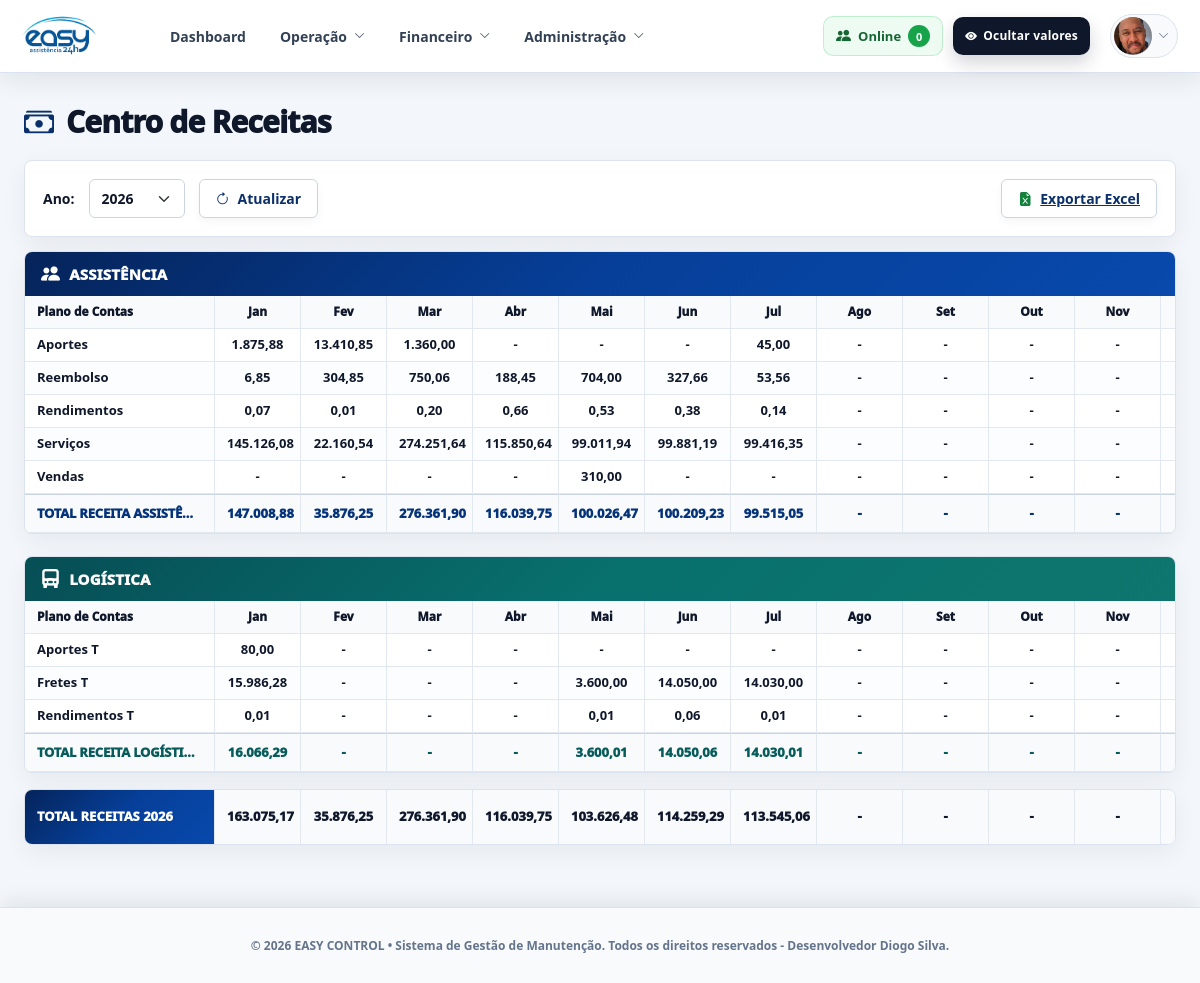
Screenshot of /gestao/centro-receitas (signed in) with the database file from the repository.
### models/conta_receber_importada.py (models this page shows)
class ContaReceberImportada(db.Model):
    __tablename__ = "contas_receber_importadas"
    id = db.Column(db.Integer, primary_key=True)
    numero_fatura = db.Column(db.String(50))
    cliente = db.Column(db.String(200))
    telefone = db.Column(db.String(80))
    email = db.Column(db.String(180))
    plano_contas = db.Column(db.String(150))
    categoria = db.Column(db.String(150))
    setor = db.Column(db.String(40))
    cobranca = db.Column(db.String(100))
    data_documento = db.Column(db.DateTime)
    data_vencimento = db.Column(db.DateTime)
    data_pagamento = db.Column(db.DateTime)
    valor = db.Column(db.Numeric(12, 2), default=0)
    juros = db.Column(db.Numeric(12, 2), default=0)
    total = db.Column(db.Numeric(12, 2), default=0)
    pago = db.Column(db.Boolean, default=False)
    status = db.Column(db.String(30), default="PENDENTE")
    observacoes = db.Column(db.Text)
    mes = db.Column(db.Integer)
    ano = db.Column(db.Integer)
    chave_conciliacao = db.Column(db.String(255), index=True)
    origem_importacao = db.Column(db.String(50), default="VENCIMENTO")
    importado_em = db.Column(db.DateTime, default=datetime.utcnow)

### routes/gestao.py (the view)
@gestao_bp.route("/centro-receitas")
@gestao_required
def centro_receitas():
    hoje = datetime.now()
    ano = request.args.get("ano", type=int) or hoje.year
    contas = contas_recebidas_centro_receitas_query(ano).all()
    meses_ativos = set()
    for conta in contas:
        mes_ref, ano_ref = mes_referencia_centro_receitas(conta)
        if ano_ref == ano and mes_ref:
            meses_ativos.add(mes_ref)
    meses_com_movimento = len(meses_ativos)
    linhas = montar_linhas_centro_receitas(contas, meses_com_movimento)
    linhas_assistencia = [l for l in linhas if l["setor"] == "ASSISTÊNCIA"]
    linhas_logistica = [l for l in linhas if l["setor"] == "LOGÍSTICA"]
    total_assistencia = somar_linhas_centro_receitas(linhas_assistencia, meses_com_movimento)
    total_logistica = somar_linhas_centro_receitas(linhas_logistica, meses_com_movimento)
    total_geral = somar_linhas_centro_receitas(linhas, meses_com_movimento)
    maior_conta = max(linhas, key=lambda x: x["total"], default=None)
    anos_disponiveis = set()
    for conta in contas_recebidas_centro_receitas_query().all():
        _, ano_ref = mes_referencia_centro_receitas(conta)
        if ano_ref:
            anos_disponiveis.add(ano_ref)
    if ano not in anos_disponiveis:
        anos_disponiveis.add(ano)
    nomes_meses = {
        1: "Jan", 2: "Fev", 3: "Mar", 4: "Abr",
        5: "Mai", 6: "Jun", 7: "Jul", 8: "Ago",
        9: "Set", 10: "Out", 11: "Nov", 12: "Dez",
    }
    return render_template(
        "gestao/centro_receitas.html",
        ano=ano,
        anos_disponiveis=sorted(anos_disponiveis, reverse=True),
        meses=range(1, 13),
        nomes_meses=nomes_meses,
        meses_com_movimento=meses_com_movimento,
        linhas_assistencia=linhas_assistencia,
        linhas_logistica=linhas_logistica,
        total_assistencia=total_assistencia,
        total_logistica=total_logistica,
        total_geral=total_geral,
        maior_conta=maior_conta,
        formatar_moeda_br=formatar_moeda_br,
        formatar_numero_br=formatar_numero_br,
    )

### routes/gestao.py (called while the page is built, shortened)
def dinheiro(valor):
    if valor is None:
        return 0
    if isinstance(valor, Decimal):
        return float(valor)
    if isinstance(valor, (int, float)):
        return float(valor)

def normalizar_texto(valor):
    if not valor:
        return None
    return str(valor).strip().upper()

def data_para_date(valor):
    if not valor:
        return None
    if isinstance(valor, datetime):
        return valor.date()
    if isinstance(valor, date):
        return valor
    return None

def formatar_numero_br(valor):
    valor = dinheiro(valor)
    return f"{valor:,.2f}".replace(",", "X").replace(".", ",").replace("X", ".")

def periodo_ano_centro_receitas(ano):
    inicio = datetime(ano, 1, 1, 0, 0, 0)
    fim = datetime(ano, 12, 31, 23, 59, 59)
    return inicio, fim

def contas_recebidas_centro_receitas_query(ano=None):
    query = ContaReceberImportada.query.filter(
        ContaReceberImportada.pago == True,
        ContaReceberImportada.origem_importacao == "RECEBIMENTO",
        ContaReceberImportada.data_pagamento.isnot(None)
    )
    if ano:
        inicio, fim = periodo_ano_centro_receitas(ano)
        query = query.filter(
            ContaReceberImportada.data_pagamento >= inicio,
            ContaReceberImportada.data_pagamento <= fim
        )
    return query

def mes_referencia_centro_receitas(conta):
    data_pagamento = data_para_date(getattr(conta, "data_pagamento", None))
    if data_pagamento:
        return data_pagamento.month, data_pagamento.year
    return None, None

def valor_centro_receitas(conta):
    return dinheiro(
        getattr(conta, "total", None)
        or getattr(conta, "valor", 0)
    )

def setor_centro_receitas(conta):
    setor = normalizar_texto(getattr(conta, "setor", None)) or "ASSISTÊNCIA"
    plano = normalizar_texto(getattr(conta, "plano_contas", None)) or ""
    categoria = normalizar_texto(getattr(conta, "categoria", None)) or ""
    if setor == "LOGÍSTICA" or plano.endswith(" T") or categoria.endswith(" T"):
        return "LOGÍSTICA"
    return "ASSISTÊNCIA"

def nome_plano_centro_receitas(conta):
    return (
        getattr(conta, "categoria", None)
        or getattr(conta, "plano_contas", None)
        or "SEM PLANO DE CONTAS"
    ).strip()

def nome_plano_exibicao_centro_receitas(plano, setor):
    plano = (plano or "SEM PLANO DE CONTAS").strip()
    if setor == "LOGÍSTICA" and not plano.upper().endswith(" T"):
        return f"{plano} T"
    return plano

### templates/gestao/centro_receitas.html (shortened to what this page needs)
{% extends "base.html" %}
{% macro valor_tabela(valor) -%}
  {%- if valor == 0 -%}
    -
  {%- else -%}
    {{ formatar_numero_br(valor) }}
  {%- endif -%}
{%- endmacro %}
{% block content %}
<div class="centro-custos-page" data-ano="{{ ano }}">
  <div class="centro-custos-title-row">
    <div class="centro-custos-title-main">
      <i class="bi bi-cash-stack"></i>
      <h2>Centro de Receitas</h2>
    </div>
  </div>
  <div class="centro-custos-toolbar">
    <form method="GET" action="/gestao/centro-receitas" class="centro-custos-form">
      <label for="ano">Ano:</label>
      <select name="ano" id="ano" class="form-select centro-custos-select">
        {% for ano_opcao in anos_disponiveis %}
          <option value="{{ ano_opcao }}" {% if ano_opcao == ano %}selected{% endif %}>{{ ano_opcao }}</option>
        {% endfor %}
      </select>
      <button type="submit" class="centro-custos-btn-atualizar">
        <i class="bi bi-arrow-clockwise"></i>
        Atualizar
      </button>
    </form>
    <a href="{{ url_for('gestao.exportar_centro_receitas', ano=ano) }}" class="centro-custos-export">
      <i class="bi bi-file-earmark-excel-fill"></i>
      Exportar Excel
    </a>
  </div>
  <div class="centro-custos-section-card centro-custos-card-assistencia">
    <div class="centro-custos-section-title centro-custos-section-title-assistencia">
      <i class="bi bi-people-fill"></i>
      <span>Assistência</span>
    </div>
    <div class="centro-custos-table-wrap">
      <table class="centro-custos-table centro-custos-table-modern">
        <colgroup>
          <col class="col-plano">
          {% for mes in meses %}<col class="col-mes">{% endfor %}
          <col class="col-total">
          <col class="col-media">
        </colgroup>
        <thead>
          <tr>
            <th class="centro-custos-plano">Plano de Contas</th>
            {% for mes in meses %}
              <th>{{ nomes_meses[mes] }}</th>
            {% endfor %}
          </tr>
        </thead>
        <tbody>
          {% for linha in linhas_assistencia %}
            <tr class="centro-custos-linha centro-custos-linha-assistencia"
                data-setor="{{ linha.setor }}"
                data-plano="{{ linha.plano }}">
              <td class="centro-custos-plano centro-custos-clicavel" title="Clique para ver todas as receitas de {{ linha.plano }}">{{ linha.plano }}</td>
              {% for mes in meses %}
                {% set valor_mes = linha.meses[mes] %}
                <td class="centro-custos-numero valor-financeiro centro-custos-celula-mes {% if valor_mes == 0 %}centro-custos-zero{% endif %}"
                    data-mes="{{ mes }}"
                    title="Clique para ver {{ linha.plano }} em {{ nomes_meses[mes] }}">
                  {{ valor_tabela(valor_mes) }}
                </td>
              {% endfor %}
            </tr>
          {% endfor %}
          <tr class="centro-custos-total-assistencia">
            <td class="centro-custos-plano">Total Receita Assistência Mês</td>
            {% for mes in meses %}
              <td class="centro-custos-numero valor-financeiro">{{ valor_tabela(total_assistencia.meses[mes]) }}</td>
            {% endfor %}
          </tr>
        </tbody>
      </table>
    </div>
  </div>
  <div class="centro-custos-section-card centro-custos-card-logistica">
    <div class="centro-custos-section-title centro-custos-section-title-logistica">
      <i class="bi bi-truck-front-fill"></i>
      <span>Logística</span>
    </div>
    <div class="centro-custos-table-wrap">
      <table class="centro-custos-table centro-custos-table-modern">
        <colgroup>
          <col class="col-plano">
          {% for mes in meses %}<col class="col-mes">{% endfor %}
          <col class="col-total">
          <col class="col-media">
        </colgroup>
        <thead>
          <tr>
            <th class="centro-custos-plano">Plano de Contas</th>
            {% for mes in meses %}
              <th>{{ nomes_meses[mes] }}</th>
            {% endfor %}
          </tr>
        </thead>
        <tbody>
          {% for linha in linhas_logistica %}
            <tr class="centro-custos-linha centro-custos-linha-logistica"
                data-setor="{{ linha.setor }}"
                data-plano="{{ linha.plano }}">
              <td class="centro-custos-plano centro-custos-clicavel" title="Clique para ver todas as receitas de {{ linha.plano }}">{{ linha.plano }}</td>
              {% for mes in meses %}
                {% set valor_mes = linha.meses[mes] %}
                <td class="centro-custos-numero valor-financeiro centro-custos-celula-mes {% if valor_mes == 0 %}centro-custos-zero{% endif %}"
                    data-mes="{{ mes }}"
                    title="Clique para ver {{ linha.plano }} em {{ nomes_meses[mes] }}">
                  {{ valor_tabela(valor_mes) }}
                </td>
              {% endfor %}
            </tr>
          {% endfor %}
          <tr class="centro-custos-total-logistica">
            <td class="centro-custos-plano">Total Receita Logística Mês</td>
            {% for mes in meses %}
              <td class="centro-custos-numero valor-financeiro">{{ valor_tabela(total_logistica.meses[mes]) }}</td>
            {% endfor %}
          </tr>
        </tbody>
      </table>
    </div>
  </div>
  <div class="centro-custos-total-geral-card">
    <table class="centro-custos-table centro-custos-table-modern centro-custos-table-total-geral">
      <colgroup>
        <col class="col-plano">
        {% for mes in meses %}<col class="col-mes">{% endfor %}
        <col class="col-total">
        <col class="col-media">
      </colgroup>
      <tbody>
        <tr class="centro-custos-total-geral">
          <td class="centro-custos-plano">Total receitas {{ ano }}</td>
          {% for mes in meses %}
            <td class="centro-custos-numero valor-financeiro">{{ valor_tabela(total_geral.meses[mes]) }}</td>
          {% endfor %}
        </tr>
      </tbody>
    </table>
  </div>
</div>
{% endblock %}

### static/css/organized/00-login.css (style rules this page uses)
:root { --easy-primary: #0d3b66; --easy-primary-strong: #082746; --easy-secondary: #1d8cf8; --easy-text: #ffffff; --easy-muted: rgba(255, 255, 255, 0.78); --easy-border: rgba(255, 255, 255, 0.24); --easy-card: rgba(7, 25, 44, 0.72); --easy-card-hover: rgba(7, 25, 44, 0.82); }
* { box-sizing: border-box; }
html, body { width: 100%; min-height: 100%; }

### static/css/organized/01-frotas.css (style rules this page uses)
body { padding-bottom: 86px; }

### rows the page displays
ContaReceberImportada: plano "Aportes", formatar_numero_br "1.875,88" "13.410,85" "1.360,00" "45,00"
ContaReceberImportada: plano "Reembolso", formatar_numero_br "6,85" "304,85" "750,06" "188,45" "704,00" "327,66" "53,56"
ContaReceberImportada: plano "Rendimentos", formatar_numero_br "0,07" "0,01" "0,20" "0,66" "0,53" "0,38" "0,14"
ContaReceberImportada: plano "Serviços", formatar_numero_br "145.126,08" "22.160,54" "274.251,64" "115.850,64" "99.011,94" "99.881,19" "99.416,35"
ContaReceberImportada: plano "Vendas", formatar_numero_br "310,00"
ContaReceberImportada: plano "Aportes T", formatar_numero_br "80,00"
ContaReceberImportada: plano "Fretes T", formatar_numero_br "15.986,28" "3.600,00" "14.050,00" "14.030,00"
ContaReceberImportada: plano "Rendimentos T", formatar_numero_br "0,01" "0,01" "0,06" "0,01"

### other values shown
{{ nomes_meses[mes] }} "Jan" "Fev" "Mar" "Abr" "Mai" "Jun" "Jul" "Ago" "Set" "Out" "Nov"
{{ ano }} "2026"
form field ano "2026"
